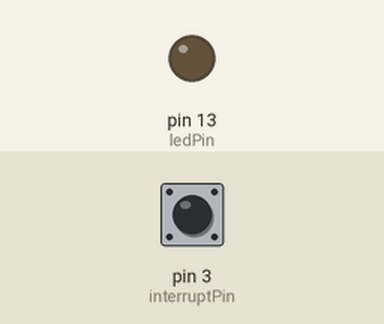
Simulated run of this sketch. Board: Arduino Uno, built with avr-gcc and run on an emulated ATmega328P. Shown: output pins drawn as LEDs (lit = HIGH). Inputs (shaded band) come from the test bench; at power-on: pin 3 (interruptPin) HIGH.

Above: at 1.2 s.
1.3 s: pin 3 (interruptPin) pulled LOW for 0.15 s
At 1.37 s:
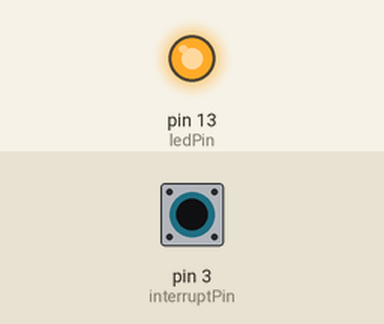
2.9 s: pin 3 (interruptPin) pulled LOW for 3.2 s
At 7.4 s:
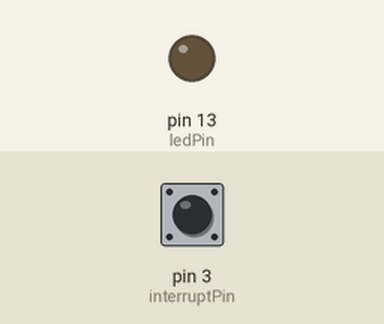
Timing chart, 0 to 8.9 s (numbered marks = the images above; inputs shaded):
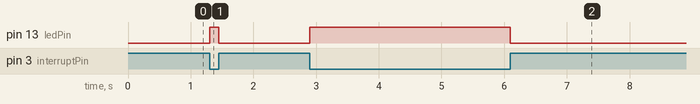

Measured:
- after the input at 1.3 s, pin 13 (ledPin): LOW → HIGH at once, → LOW 0.15 s later
- after the input at 2.9 s, pin 13 (ledPin): LOW → HIGH at once, → LOW 3.2 s later

The sketch:

61_Interrupt_Pin_Debounce_lowlevel.ino
```cpp
const uint8_t interruptPin = 3;
const uint8_t ledPin = 13;

//#define DEBUG

ISR(INT1_vect)
{
  const uint32_t totzeit = 100; //0.1 Sekunden
  uint32_t now = millis();
  static uint32_t lastedge = 0;

#ifdef DEBUG
  static uint8_t anschlag = 0;
  Serial.print("ISR: ");
  Serial.println(anschlag);
  Serial.flush();
  anschlag += 1;     //anschlag = anschlag + 1;
#endif

  if (now - lastedge > totzeit)
  {
    digitalWrite(ledPin, !digitalRead(ledPin));
    lastedge = now;
  }
}


void setup()
{

#ifdef DEBUG
  Serial.begin(9600);
#endif

  pinMode(ledPin, OUTPUT);
  pinMode(interruptPin, INPUT_PULLUP);

  //attachInterrupt(digitalPinToInterrupt(interruptPin), toggleLed, CHANGE);

  cli();
  EICRA |=  (1 << ISC10);
  EICRA &= ~(1 << ISC11);
  EIMSK |=  (1 << INT1);
  sei();

}

void loop() {
}
```
